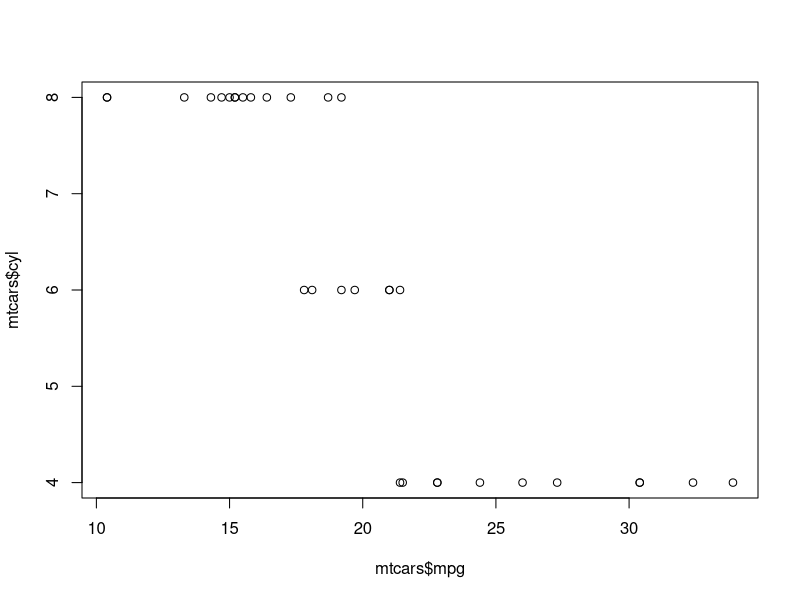
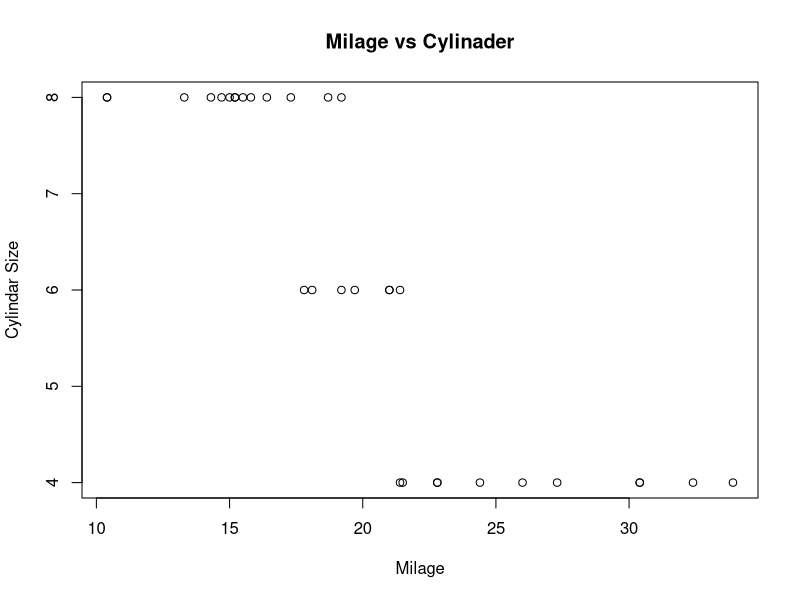
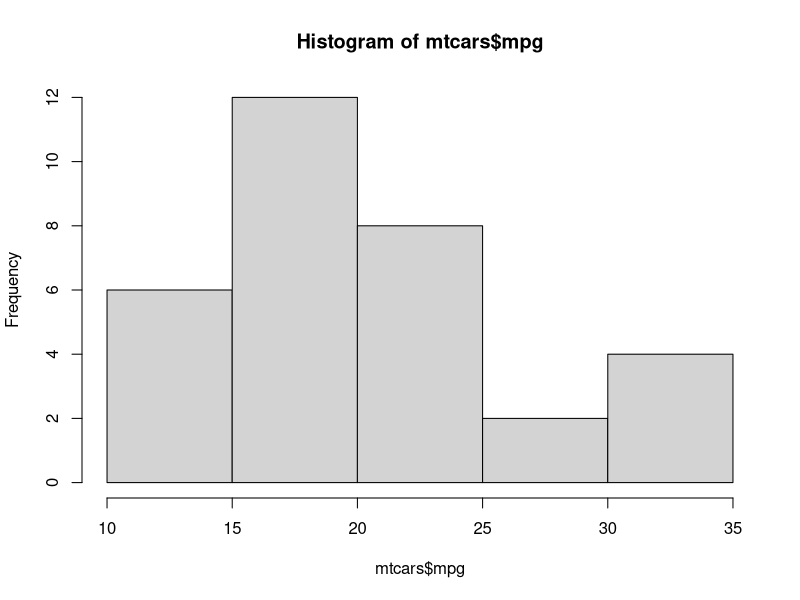
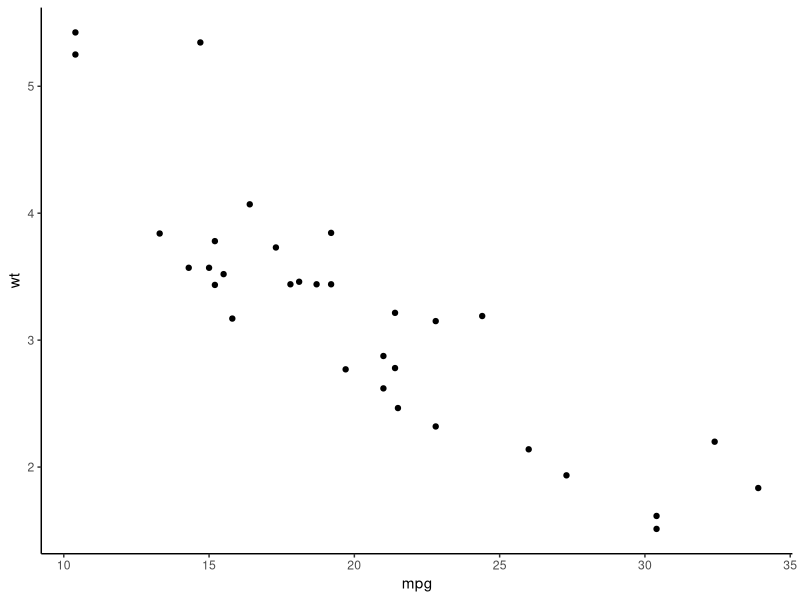

Write the R code that produced these figures, in order.
## ----setup, include=FALSE------------------------------
knitr::opts_chunk$set(echo = TRUE)


## ------------------------------------------------------
# শুরু 
print("Hello World")

## ------------------------------------------------------
# ড্যাটা লোড করা 
data("mtcars")

## ------------------------------------------------------
# প্রথম ৬ টি রো দেখা 
head(mtcars)

## ------------------------------------------------------
# শেষ  ৬ টি রো দেখা 
tail(mtcars)

## ------------------------------------------------------
# রো এর সংখ্যা 
nrow(mtcars)

## ------------------------------------------------------
# কলাম এর সংখ্যা 
ncol(mtcars)

## ------------------------------------------------------
# রো এবং কলাম এর সংখ্যা 
dim(mtcars)

## ------------------------------------------------------
# সামারি স্ট্যাটিসটিক্স 
summary(mtcars)

## ------------------------------------------------------
# # দিয়ে শুরু লাইন কমেন্ট 
# $ দিয়ে ভ্যারিয়েবল সিলেক্ট করা হয় 
mtcars$disp
summary(mtcars$disp)



## ------------------------------------------------------

# ? দিয়ে হেল্প দেখা হয় 

?summary

## ------------------------------------------------------
# কোয়ান্টাইল
quantile(mtcars$mpg, 0.45)

## ------------------------------------------------------
#  রো এর নাম দেখা  
rownames(mtcars)


## ------------------------------------------------------

# প্লট 
# plot
# xlab = xlabel
# ylab = ylabel
# main = Plot title
plot(mtcars$mpg, mtcars$cyl)
plot(mtcars$mpg, mtcars$cyl,
     xlab = "Milage",
     ylab = "Cylindar Size",
     main= "Milage vs Cylinader")
hist(mtcars$mpg)


## ------------------------------------------------------

# প্যাকেজ ইনস্টল করা 
install.packages("ggplot2",repos = "http://cran.us.r-project.org")
# প্যাকেজ লোড করা 
library(ggplot2)
# library(abcd) কাজ করবে না 

# ggplot2 প্লট 
ggplot(mtcars, aes(mpg, wt))+geom_point()+
    theme_classic()


